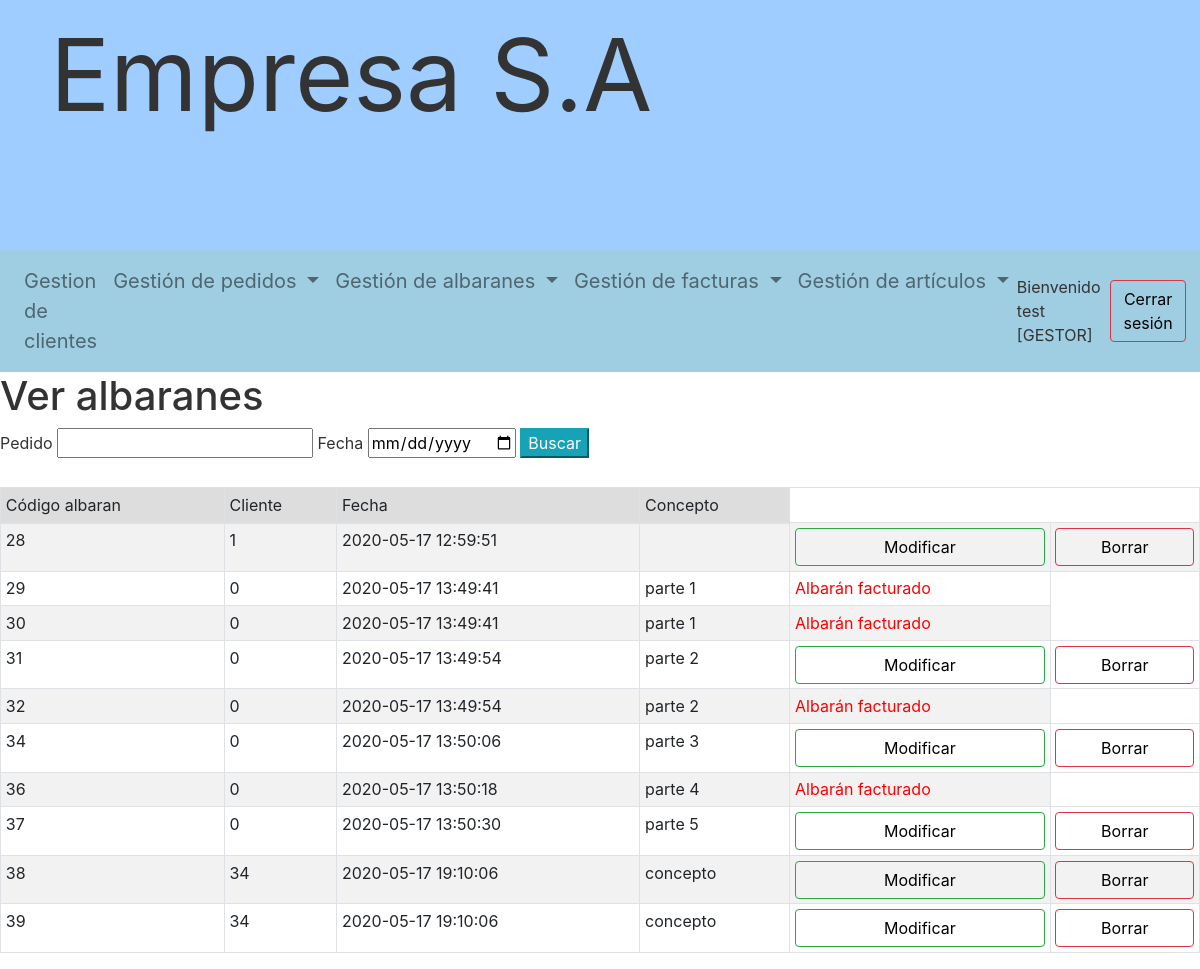
The page /gestor/ver_albaranes_gestor.php (signed in) on the database its author committed.
### tables this page shows
CREATE TABLE IF NOT EXISTS `albaranes` (
  `COD_ALBARAN` int(11) NOT NULL AUTO_INCREMENT,
  `COD_CLIENTE` int(11) NOT NULL,
  `FECHA` datetime DEFAULT NULL,
  `GENERADO_DE_PEDIDO` varchar(50) DEFAULT NULL,
  `CONCEPTO` varchar(50) DEFAULT NULL,
  PRIMARY KEY (`COD_ALBARAN`),
  KEY `COD_CLIENTE` (`COD_CLIENTE`)
);

### gestor/ver_albaranes_gestor.php (the view, shortened to what this page needs)
<?php
include '../base_datos.php';
if(!isset($_POST['buscar'])){
    $conexion = conectar(USUARIO);
    $consulta = "SELECT * FROM albaranes ";
    $resultado = $conexion->prepare($consulta);
    $resultado->execute();
}
$consulta2 = "SELECT * FROM lineas_albaran a JOIN lineas_facturas f ON a.COD_ALBARAN = f.COD_ALBARAN";
$facturados = $conexion->prepare($consulta2);
$facturados->execute();
$albFacturados = $facturados->fetchAll(PDO::FETCH_ASSOC);
?>
<link rel="stylesheet" href="../bootstrap-sortable.css">
<h1>Ver albaranes</h1>
<form method='post' action=<?=$_SERVER['PHP_SELF']?>>
    <label for="pedido">Pedido</label>
    <input type='number' name='pedido' id='pedido'>
    <label for="fecha">Fecha</label>
    <input type='date' name='fecha' id='fecha'>
    <input type='submit' class='btn-info' value='Buscar' id='buscar' name='buscar'>
</form>
<br>
<table id="tabla" class="table table-striped table-bordered table-sm sortable" data-toggle="table">
    <thead>
    <tr>
        <th class="headerSortUp headerSortDown">Código albaran
        </th>
        <th class="headerSortUp headerSortDown">Cliente
        </th>
        <th class="th-sm">Fecha
        </th>
        <th>
            Concepto
        </th>
    </tr>
    </thead>
    <tbody>
    <?php
    while($albaran = $resultado->fetch(PDO::FETCH_ASSOC)){
        $modificar = true;
        foreach($albFacturados as $facturado){
            if($albaran["COD_ALBARAN"] == $facturado["COD_ALBARAN"]){
                $modificar = false;
            }
        }?>
    <tr>
        <td><?=$albaran['COD_ALBARAN']?></td>
        <td><?=$albaran['COD_CLIENTE']?></td>
        <td><?=$albaran['FECHA']?></td>
        <td><?=$albaran['CONCEPTO']?></td>
        <?php if($modificar == true){?>
            <td><a class="btn btn-default btn-outline-success" href =<?="modificar_albaran_gestor.php?albaran=" . $albaran["COD_ALBARAN"]. ""?>>Modificar</a></TD>
            <td><a class="btn btn-default btn-outline-danger" href =<?="borrar_albaran_gestor.php?albaran=" . $albaran["COD_ALBARAN"]. ""?>>Borrar</a></TD>
        <?php }else{ ?>
            <td style="color: red">Albarán facturado</td>
        <?php } ?>
        <?php } ?>
    </tbody>
</table>

### trabajodaw.css (style rules this page uses)
body { color: #333; font-size: 1em; }
a:link, a:visited, a:hover, a:active { color: #000; text-decoration: none; }
table { background: #FFF; border-collapse: collapse; width: 100%; }
td, th { padding: 4px; border: 1px solid #CCC; overflow: hidden; text-align: left; vertical-align: middle; }
th { background-color: #DDD; font-weight: 400; }
th a, td a { display: block; width: 100%; }

### rows shown on the page
albaranes: COD_ALBARAN "28", COD_CLIENTE "1", FECHA "2020-05-17 12:59:51"
albaranes: COD_ALBARAN "29", COD_CLIENTE "0", FECHA "2020-05-17 13:49:41", CONCEPTO "parte 1", shows "Albarán facturado"
albaranes: COD_ALBARAN "30", COD_CLIENTE "0", FECHA "2020-05-17 13:49:41", CONCEPTO "parte 1", shows "Albarán facturado"
albaranes: COD_ALBARAN "31", COD_CLIENTE "0", FECHA "2020-05-17 13:49:54", CONCEPTO "parte 2"
albaranes: COD_ALBARAN "32", COD_CLIENTE "0", FECHA "2020-05-17 13:49:54", CONCEPTO "parte 2", shows "Albarán facturado"
albaranes: COD_ALBARAN "34", COD_CLIENTE "0", FECHA "2020-05-17 13:50:06", CONCEPTO "parte 3"
albaranes: COD_ALBARAN "36", COD_CLIENTE "0", FECHA "2020-05-17 13:50:18", CONCEPTO "parte 4", shows "Albarán facturado"
albaranes: COD_ALBARAN "37", COD_CLIENTE "0", FECHA "2020-05-17 13:50:30", CONCEPTO "parte 5"
albaranes: COD_ALBARAN "38", COD_CLIENTE "34", FECHA "2020-05-17 19:10:06", CONCEPTO "concepto"
albaranes: COD_ALBARAN "39", COD_CLIENTE "34", FECHA "2020-05-17 19:10:06", CONCEPTO "concepto"

### other values the page prints
$_SESSION['gestor']['NICK'] "test"
